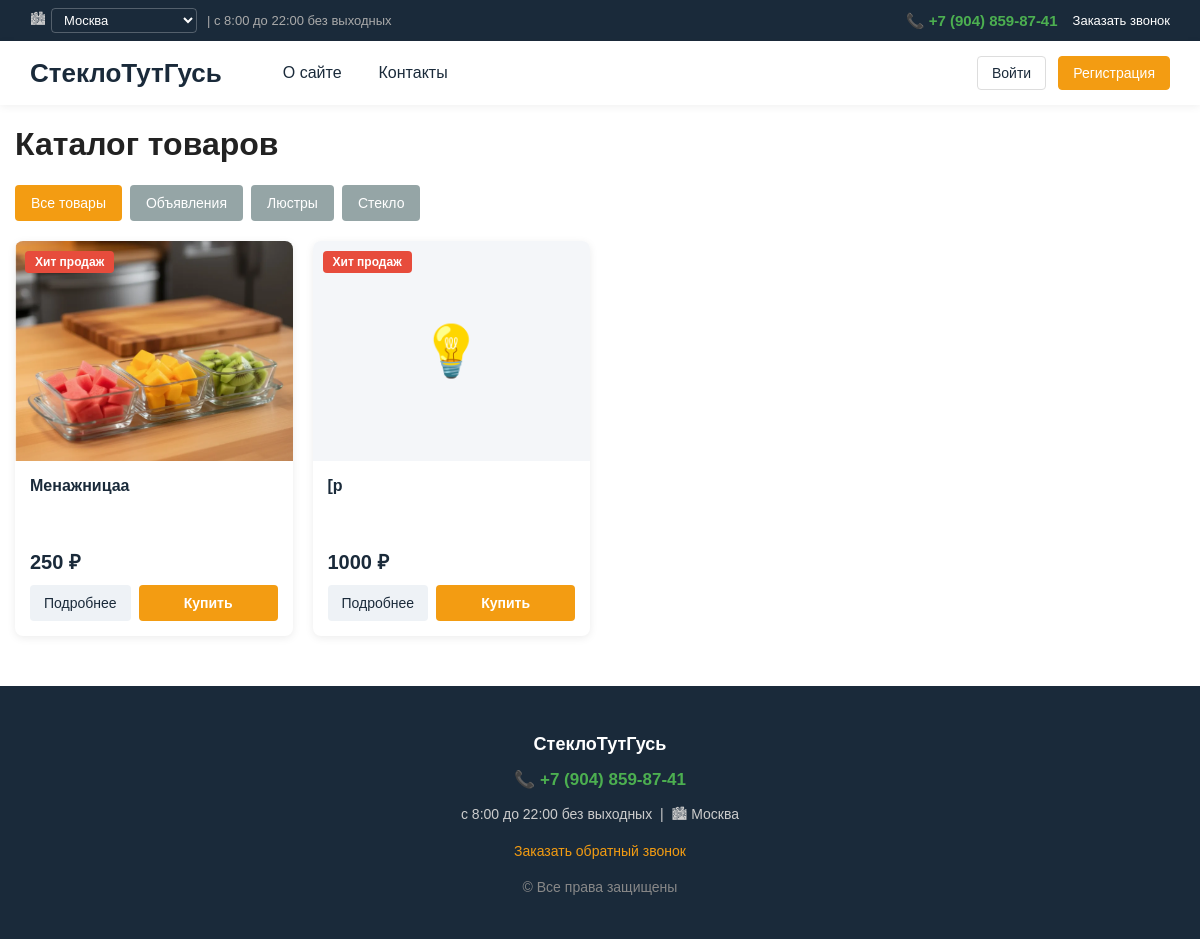
/catalog, run on the app's committed database.
### app.py (models this page shows)
class Setting(db.Model):
    key = db.Column(db.String(50), primary_key=True)
    value = db.Column(db.Text, default='')

class MenuItem(db.Model):
    id = db.Column(db.Integer, primary_key=True)
    title = db.Column(db.String(100), nullable=False)
    url = db.Column(db.String(255), default='/')
    order = db.Column(db.Integer, default=0)

class Category(db.Model):
    id = db.Column(db.Integer, primary_key=True)
    name = db.Column(db.String(100), unique=True, nullable=False)
    description = db.Column(db.String(255), default='')
    items = db.relationship('Item', backref='category', cascade='all, delete-orphan')

class Item(db.Model):
    id = db.Column(db.Integer, primary_key=True)
    title = db.Column(db.String(200), nullable=False)
    description = db.Column(db.Text, default='')
    content = db.Column(db.Text, default='')
    price = db.Column(db.Float, default=0.0)
    phone = db.Column(db.String(30), default='')
    image = db.Column(db.String(255), default='')
    lamps = db.Column(db.Integer, default=0)
    diameter = db.Column(db.String(50), default='')
    height = db.Column(db.String(50), default='')
    is_hit = db.Column(db.Boolean, default=False)
    is_popular = db.Column(db.Boolean, default=False)
    category_id = db.Column(db.Integer, db.ForeignKey('category.id'), nullable=False)

### app.py (the view)
@app.route('/catalog')
def catalog():
    categories = Category.query.all()
    cat_id = request.args.get('cat', type=int)
    if cat_id:
        items = Item.query.filter_by(category_id=cat_id).all()
        current_cat = Category.query.get(cat_id)
    else:
        items = Item.query.all()
        current_cat = None
    return render_template('catalog.html',
                           categories=categories,
                           items=items,
                           current_cat=current_cat)

### app.py (called while the page is built)
def get_setting(key, default=''):
    s = db.session.get(Setting, key)
    return s.value if s else default

def get_current_city():
    city = request.cookies.get('user_city')
    if city:
        return city
    return get_setting('shop_city', 'Москва')

@app.context_processor
def inject_globals():
    cities_str = get_setting('cities_list',
        'Москва,Санкт-Петербург,Новосибирск,Екатеринбург,Казань,'
        'Нижний Новгород,Челябинск,Самара,Омск,Ростов-на-Дону,'
        'Уфа,Красноярск,Воронеж,Пермь,Волгоград')
    cities = [c.strip() for c in cities_str.split(',') if c.strip()]
    return {
        'menu_items': MenuItem.query.order_by(MenuItem.order).all(),
        'site_title': get_setting('site_title', '💡 Гусь-Люстра'),
        'bg_color': get_setting('bg_color', '#f4f6f9'),
        'bg_image': get_setting('bg_image', ''),
        'shop_phone': get_setting('shop_phone', ''),
        'shop_schedule': get_setting('shop_schedule', ''),
        'shop_city': get_setting('shop_city', ''),
        'cities': cities,
        'current_city': get_current_city(),
    }

### templates/catalog.html (shortened to what this page needs)
{% extends 'base.html' %}
{% block content %}
<h1>Каталог товаров</h1>
<div style="display:flex; gap:8px; flex-wrap:wrap; margin: 20px 0;">
    <a class="btn"
       href="{{ url_for('catalog') }}"
       style="{% if not current_cat %}background:#f39c12;{% else %}background:#95a5a6;{% endif %}">
        Все товары
    </a>
    {% for c in categories %}
        <a class="btn"
           href="{{ url_for('catalog', cat=c.id) }}"
           style="{% if current_cat and current_cat.id == c.id %}background:#f39c12;{% else %}background:#95a5a6;{% endif %}">
            {{ c.name }}
        </a>
    {% endfor %}
</div>
{% if items %}
    <div class="products">
        {% for item in items %}
            <div class="product-card">
                {% if item.is_hit %}
                    <div class="badge-hit">Хит продаж</div>
                {% endif %}
                <div class="image-wrap">
                    {% if item.image %}
                        <img src="{{ url_for('static', filename='uploads/' + item.image) }}" alt="{{ item.title }}">
                    {% else %}
                        <span class="no-img">💡</span>
                    {% endif %}
                </div>
                <div class="info">
                    <h3>{{ item.title }}</h3>
                    {% if item.price %}
                        <div class="price">{{ '%.0f'|format(item.price) }} ₽</div>
                    {% endif %}
                    <div class="actions">
                        <a class="btn-more" href="/item/{{ item.id }}">Подробнее</a>
                        <a class="btn-buy" href="#" onclick="orderItem({{ item.id }}, '{{ item.title|e }}'); return false;">Купить</a>
                    </div>
                </div>
            </div>
        {% endfor %}
    </div>
{% else %}
    <p style="text-align:center; color:#999; padding: 40px;">Товаров не найдено.</p>
{% endif %}
{% endblock %}

### templates/base.html (shortened to what this page needs)
<!DOCTYPE html>
<html lang="ru">
<head>
</head>
<body>
<div class="topbar">
    <div class="topbar-left">
        <form method="post" action="{{ url_for('set_city') }}" class="city-form">
            <span class="city-icon">🏙</span>
            <select name="city" class="city-select" onchange="this.form.submit()">
                {% for c in cities %}
                    <option value="{{ c }}" {% if c == current_city %}selected{% endif %}>{{ c }}</option>
                {% endfor %}
            </select>
        </form>
        <span class="schedule">| {{ shop_schedule }}</span>
    </div>
    <div class="topbar-right">
        <a href="tel:{{ shop_phone|replace(' ', '')|replace('(', '')|replace(')', '')|replace('-', '') }}" class="phone">
            📞 {{ shop_phone }}
        </a>
        <a href="#" onclick="openCallModal(event); return false;" class="callback-link">
            Заказать звонок
        </a>
    </div>
</div>
<header>
    <div class="logo">
        <a href="/">{{ site_title }}</a>
    </div>
    <nav class="main-menu">
        {% for m in menu_items %}
            <a href="{{ m.url }}">{{ m.title }}</a>
        {% endfor %}
    </nav>
    <div class="user-area">
        {% if current_user.is_authenticated %}
            <span>👤 {{ current_user.username }}</span>
            {% if current_user.is_admin %}
                <a href="{{ url_for('admin_panel') }}">Админка</a>
            {% endif %}
            <a href="{{ url_for('logout') }}">Выйти</a>
        {% else %}
            <a href="{{ url_for('login') }}">Войти</a>
            <a class="primary" href="{{ url_for('register') }}">Регистрация</a>
        {% endif %}
    </div>
</header>
<div class="container">
    {% block content %}{% endblock %}
</div>
<footer>
    <p style="font-size: 18px; color: #fff; margin-bottom: 12px;"><b>{{ site_title }}</b></p>
    <p>
        <a href="tel:{{ shop_phone|replace(' ', '')|replace('(', '')|replace(')', '')|replace('-', '') }}"
           style="color: #4CAF50; font-size: 17px; font-weight: bold; text-decoration: none;">
            📞 {{ shop_phone }}
        </a>
    </p>
    <p style="margin: 8px 0;">{{ shop_schedule }} &nbsp;|&nbsp; 🏙 {{ current_city }}</p>
    <p style="margin-top: 15px;">
        <a href="#" onclick="openCallModal(event); return false;"
           style="color: #f39c12; text-decoration: none;">
            Заказать обратный звонок
        </a>
    </p>
    <p style="margin-top: 20px; color: #888;">© Все права защищены</p>
</footer>
</body>
</html>

### data on the page
Setting: city "Москва", value "Москва"
Setting: value "с 8:00 до 22:00 без выходных"
Setting: value "+7 (904) 859-87-41"
Setting: value "СтеклоТутГусь"
MenuItem: title "О сайте"
MenuItem: title "Контакты"
Category: name "Объявления"
Category: name "Люстры"
Category: name "Стекло"
Item: is_hit "Хит продаж", image (picture), title "Менажницаа", price "250"
Item: is_hit "Хит продаж", title "[p", price "1000"
